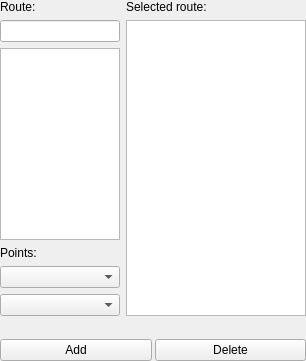
                 <widget class="QWidget" name="pageRoute">
                  <layout class="QVBoxLayout" name="verticalLayout_2Route">
                   <property name="leftMargin">
                    <number>0</number>
                   </property>
                   <property name="topMargin">
                    <number>0</number>
                   </property>
                   <property name="rightMargin">
                    <number>0</number>
                   </property>
                   <property name="bottomMargin">
                    <number>0</number>
                   </property>
                   <item>
                    <layout class="QHBoxLayout" name="horizontalLayout_24">
                     <item>
                      <layout class="QVBoxLayout" name="verticalLayout_24">
                       <item>
                        <layout class="QHBoxLayout" name="horizontalLayout_19">
                         <item>
                          <layout class="QVBoxLayout" name="verticalLayout_25">
                           <item>
                            <widget class="QLabel" name="lRoute">
                             <property name="text">
                              <string>Route:</string>
                             </property>
                            </widget>
                           </item>
                           <item>
                            <widget class="QLineEdit" name="leRouteFilter">
                             <property name="maximumSize">
                              <size>
                               <width>120</width>
                               <height>16777215</height>
                              </size>
                             </property>
                            </widget>
                           </item>
                           <item>
                            <widget class="QListWidget" name="lwRouteList">
                             <property name="maximumSize">
                              <size>
                               <width>120</width>
                               <height>16777215</height>
                              </size>
                             </property>
                            </widget>
                           </item>
                          </layout>
                         </item>
                        </layout>
                       </item>
                       <item>
                        <layout class="QHBoxLayout" name="horizontalLayout_18">
                         <item>
                          <layout class="QVBoxLayout" name="verticalLayout_26">
                           <item>
                            <widget class="QLabel" name="lPoints">
                             <property name="text">
                              <string>Points:</string>
                             </property>
                            </widget>
                           </item>
                           <item>
                            <widget class="QComboBox" name="cbRoutePointStart"/>
                           </item>
                           <item>
                            <widget class="QComboBox" name="cbRoutePointEnd"/>
                           </item>
                          </layout>
                         </item>
                        </layout>
                       </item>
                      </layout>
                     </item>
                     <item>
                      <layout class="QVBoxLayout" name="verticalLayout_23">
                       <item>
                        <widget class="QLabel" name="lSelectedroute">
                         <property name="text">
                          <string>Selected route:</string>
                         </property>
                        </widget>
                       </item>
                       <item>
                        <widget class="QListWidget" name="lwSelectedRoute">
                         <property name="maximumSize">
                          <size>
                           <width>180</width>
                           <height>16777215</height>
                          </size>
                         </property>
                        </widget>
                       </item>
                      </layout>
                     </item>
                    </layout>
                   </item>
                   <item>
                    <layout class="QHBoxLayout" name="horizontalLayout_16">
                     <property name="spacing">
                      <number>3</number>
                     </property>
                     <property name="topMargin">
                      <number>17</number>
                     </property>
                     <item>
                      <widget class="QPushButton" name="pbAddRouteRest">
                       <property name="text">
                        <string>Add</string>
                       </property>
                      </widget>
                     </item>
                     <item>
                      <widget class="QPushButton" name="pbDeleteRouteRest">
                       <property name="text">
                        <string>Delete</string>
                       </property>
                      </widget>
                     </item>
                    </layout>
                   </item>
                  </layout>
                 </widget>
